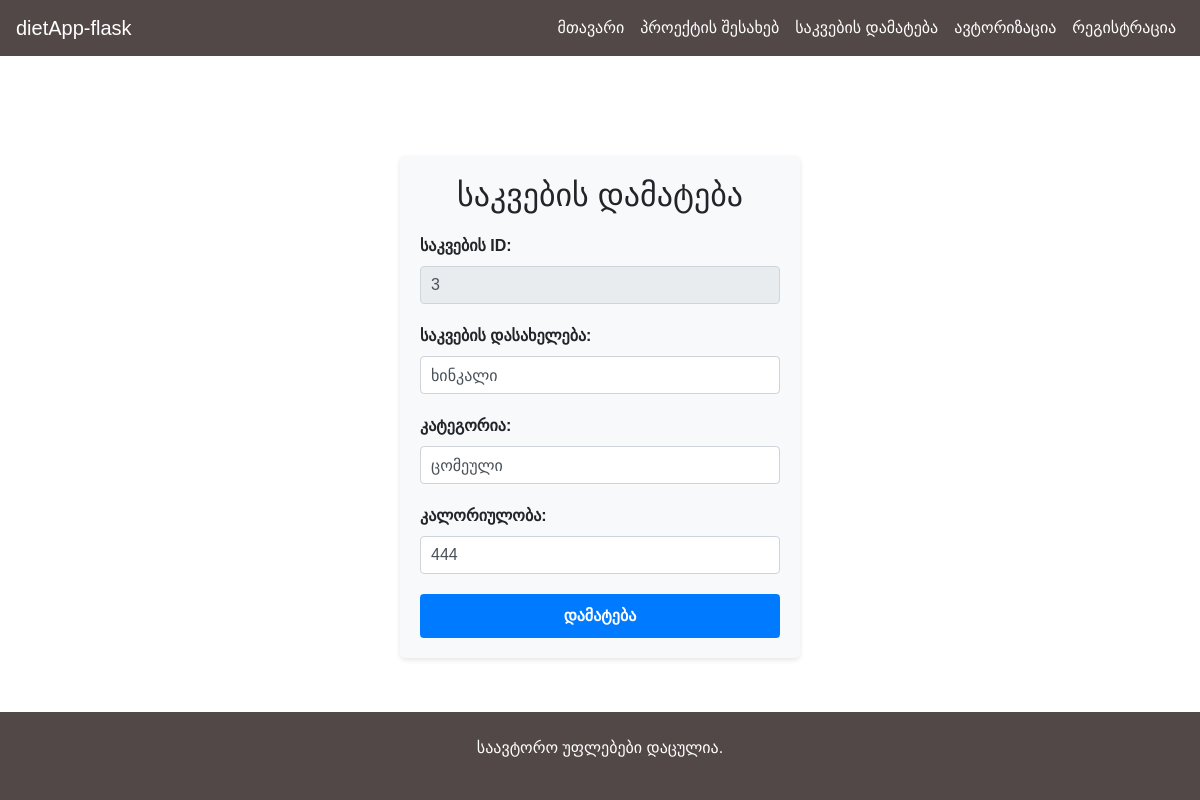
The app's page /edit_food/3 with its own data.
### app.py (models this page shows)
class Food(db.Model):
    id = db.Column(db.Integer, primary_key=True)
    name = db.Column(db.String(100), nullable=False)
    category = db.Column(db.String(50), nullable=False)
    calorie = db.Column(db.Integer, nullable=False)
    date_of_reception = db.Column(db.DateTime, nullable=False, default=datetime.now())

### app.py (the view, shortened to what this page needs)
@app.route('/edit_food/<int:food_id>', methods=['GET', 'POST'])
def edit_food(food_id):
    food = Food.query.get_or_404(food_id)
    return render_template('edit_food.html', food=food)

### templates/edit_food.html (shortened to what this page needs)
{% extends 'base.html' %}
{% block content %}
  <div class="form-container" style="margin-top: 100px;">
    <h2>საკვების დამატება</h2>
      <form method="POST" action="{{ url_for('edit_food', food_id=food.id) }}">
      <div class="form-group">
        <label for="name">საკვების ID:</label>
        <input type="text" value="{{ food.id }}" class="form-control" disabled>
      </div>
      <div class="form-group">
        <label for="name">საკვების დასახელება:</label>
        <input type="text" id="name" name="name" value="{{ food.name }}" class="form-control" required>
      </div>
      <div class="form-group">
        <label for="category">კატეგორია:</label>
        <input type="text" id="category" name="category" value="{{ food.category }}" class="form-control" required>
      </div>
      <div class="form-group">
        <label for="calorie">კალორიულობა:</label>
        <input type="number" id="calorie" name="calorie" value="{{ food.calorie }}" class="form-control" required>
      </div>
      <input type="submit" value="დამატება" class="btn btn-primary">
    </form>
  </div>
{% endblock %}

### static/styles.css (style rules this page uses)
html, body { height: 100%; margin: 0; }
body { display: flex; flex-direction: column; }

### templates/base.html (style rules this page uses)
* { font-family: "BPG Mrgvlovani Caps", sans-serif !important; }

### templates/edit_food.html (style rules this page uses)
.form-container { max-width: 400px; margin: 0 auto; background-color: #f8f9fa; border-radius: 5px; padding: 20px; box-shadow: 0 2px 5px rgba(0, 0, 0, 0.1); }
.form-container h2 { text-align: center; margin-bottom: 20px; }
.form-container label { font-weight: bold; }
.form-container input[type="text"], .form-container input[type="number"] { width: 100%; padding: 10px; margin-bottom: 20px; border: 1px solid #ced4da; border-radius: 4px; }
.form-container input[type="submit"] { width: 100%; padding: 10px; background-color: #007bff; border: none; color: #fff; font-weight: bold; cursor: pointer; }

### records on screen
Food: id "3", name "ხინკალი", category "ცომეული", calorie "444"
